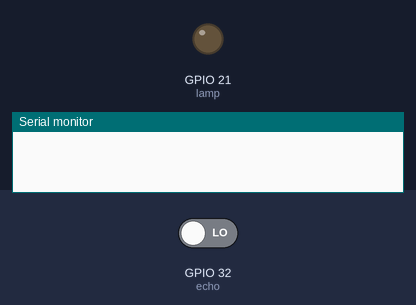
The sketch below on a simulated ESP32. Parts: output pins drawn as LEDs (lit = HIGH), the last lines printed to the serial monitor. Inputs (shaded band) come from the test bench; at power-on: GPIO 32 (echo) LOW. Pins used as bus, display or sensor lines are not drawn.

Above: at 0.1 s.
At 1.1 s:
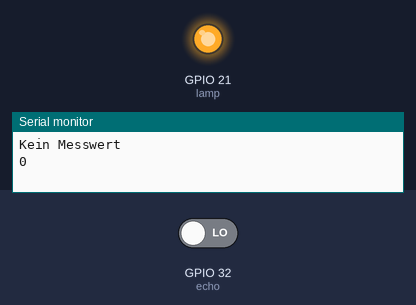
Timing chart, 0 to 2.6 s (numbered marks = the images above):
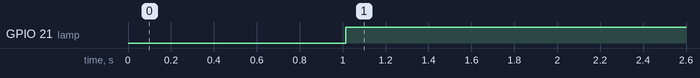

Measured:
- by itself, GPIO 21 (lamp): LOW → HIGH at 1.0 s

The sketch:

ultrasonic.ino
```cpp
int trigger=23; //Trigger-Pin des Ultraschallsensors an Pin7 des Arduino-Boards
int echo=32; // Echo-Pim des Ultraschallsensors an Pin6 des Arduino-Boards
int lamp = 21;
long dauer = 0; // Das Wort dauer ist jetzt eine Variable, unter der die Zeit gespeichert wird, die eine Schallwelle bis zur Reflektion und zurück benötigt. Startwert ist hier 0.
long entfernung = 0; // Das Wort „entfernung“ ist jetzt die variable, unter der die berechnete Entfernung gespeichert wird. Info: Anstelle von „int“ steht hier vor den beiden Variablen „long“. Das hat den Vorteil, dass eine größere Zahl gespeichert werden kann. Nachteil: Die Variable benötigt mehr Platz im Speicher.
void setup()
{
Serial.begin (9600); //Serielle kommunikation starten, damit man sich später die Werte am serial monitor ansehen kann.
pinMode(trigger, OUTPUT); // Trigger-Pin ist ein Ausgang
pinMode(echo, INPUT); // Echo-Pin ist ein Eingang
pinMode(lamp, OUTPUT);
}
void loop()
{
digitalWrite(trigger, LOW); //Hier nimmt man die Spannung für kurze Zeit vom Trigger-Pin, damit man später beim senden des Trigger-Signals ein rauschfreies Signal hat.
delay(5); //Dauer: 5 Millisekunden
digitalWrite(trigger, HIGH); //Jetzt sendet man eine Ultraschallwelle los.
delay(10); //Dieser „Ton“ erklingt für 10 Millisekunden.
digitalWrite(trigger, LOW);//Dann wird der „Ton“ abgeschaltet.
dauer = pulseIn(echo, HIGH); //Mit dem Befehl „pulseIn“ zählt der Mikrokontroller die Zeit in Mikrosekunden, bis der Schall zum Ultraschallsensor zurückkehrt.
entfernung = (dauer/2) * 0.03432; //Nun berechnet man die Entfernung in Zentimetern. Man teilt zunächst die Zeit durch zwei (Weil man ja nur eine Strecke berechnen möchte und nicht die Strecke hin- und zurück). Den Wert multipliziert man mit der Schallgeschwindigkeit in der Einheit Zentimeter/Mikrosekunde und erhält dann den Wert in Zentimetern.
if (entfernung >= 500 || entfernung <= 0) //Wenn die gemessene Entfernung über 500cm oder unter 0cm liegt,…
{
Serial.println("Kein Messwert"); //dann soll der serial monitor ausgeben „Kein Messwert“, weil Messwerte in diesen Bereichen falsch oder ungenau sind.
Serial.println(entfernung); //dann soll der serial monitor ausgeben „Kein Messwert“, weil Messwerte in diesen Bereichen falsch oder ungenau sind.
digitalWrite(lamp, HIGH);
}
else //  Ansonsten…
{
Serial.print(entfernung); //…soll der Wert der Entfernung an den serial monitor hier ausgegeben werden.
Serial.println(" cm"); // Hinter dem Wert der Entfernung soll auch am Serial Monitor die Einheit "cm" angegeben werden.
digitalWrite(lamp, LOW);
}
delay(1000); //Das delay von einer Sekunde sorgt in ca. jeder neuen Sekunde für einen neuen Messwert.
}
```
